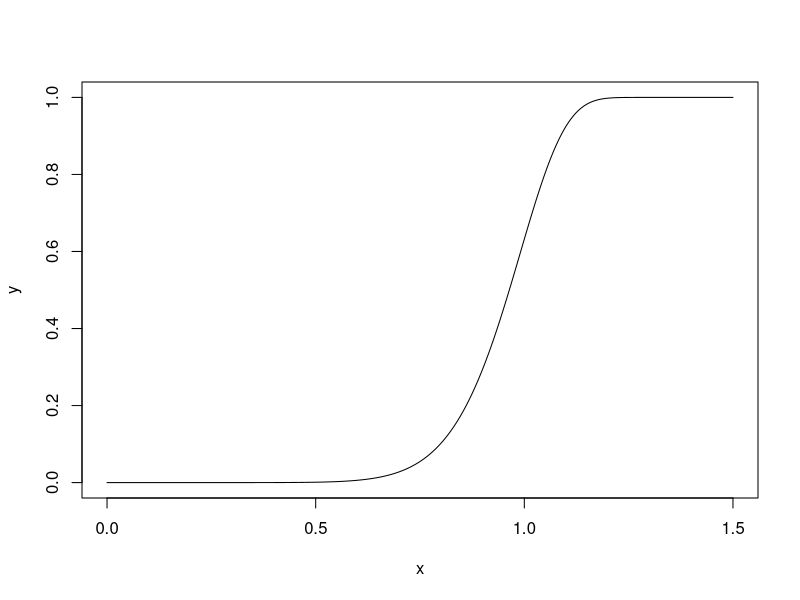
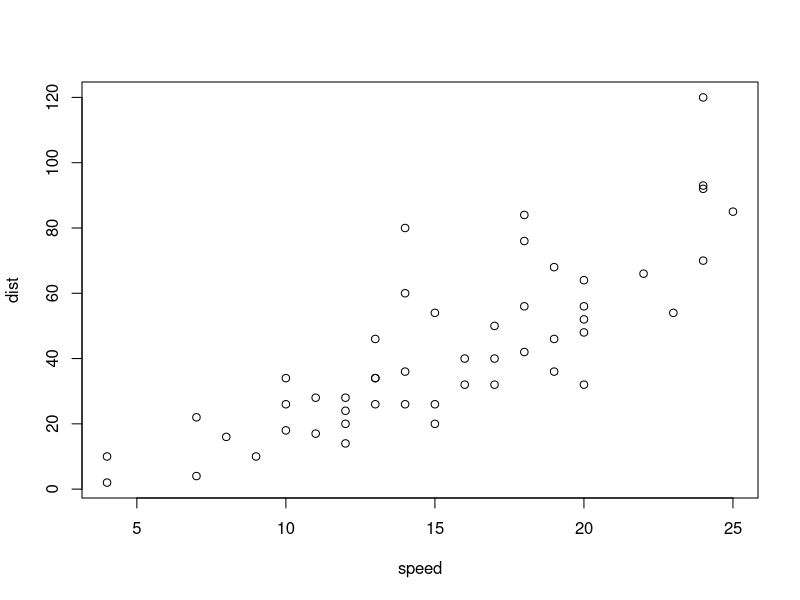

Write the R code that produced these figures, in order.
## ---- chunk 1
weibullCDF2<-function(data,a,g) {
  1-exp(-(data/a)^g)
}
## ---- chunk 2
x<-seq(from=0,to=1.5,length.out = 1000)
y<-weibullCDF2(x,a=1,10)
plot(x,y,typ='l')
## ---- chunk 3
plot(cars)
